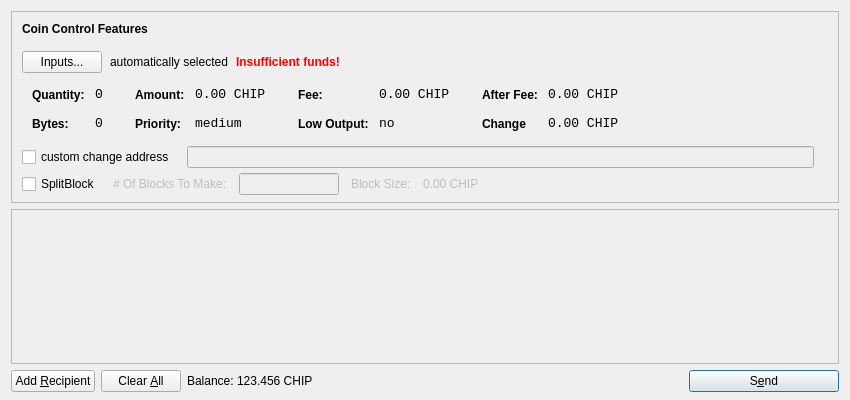
<?xml version="1.0" encoding="UTF-8"?>
<ui version="4.0">
 <class>SendCoinsDialog</class>
 <widget class="QDialog" name="SendCoinsDialog">
  <property name="geometry">
   <rect>
    <x>0</x>
    <y>0</y>
    <width>850</width>
    <height>400</height>
   </rect>
  </property>
  <property name="windowTitle">
   <string>Send Coins</string>
  </property>
  <layout class="QVBoxLayout" name="verticalLayout" stretch="0,1,0">
   <property name="bottomMargin">
    <number>8</number>
   </property>
   <item>
    <widget class="QFrame" name="frameCoinControl">
     <property name="sizePolicy">
      <sizepolicy hsizetype="Expanding" vsizetype="Expanding">
       <horstretch>0</horstretch>
       <verstretch>0</verstretch>
      </sizepolicy>
     </property>
     <property name="maximumSize">
      <size>
       <width>16777215</width>
       <height>16777215</height>
      </size>
     </property>
     <property name="frameShape">
      <enum>QFrame::StyledPanel</enum>
     </property>
     <property name="frameShadow">
      <enum>QFrame::Sunken</enum>
     </property>
     <layout class="QVBoxLayout" name="verticalLayoutCoinControl2">
      <property name="spacing">
       <number>-1</number>
      </property>
      <property name="leftMargin">
       <number>0</number>
      </property>
      <property name="topMargin">
       <number>0</number>
      </property>
      <property name="rightMargin">
       <number>0</number>
      </property>
      <property name="bottomMargin">
       <number>6</number>
      </property>
      <item>
       <layout class="QVBoxLayout" name="verticalLayoutCoinControl" stretch="0,0,0,0,1">
        <property name="spacing">
         <number>0</number>
        </property>
        <property name="leftMargin">
         <number>10</number>
        </property>
        <property name="topMargin">
         <number>10</number>
        </property>
        <item>
         <layout class="QHBoxLayout" name="horizontalLayoutCoinControl1">
          <property name="bottomMargin">
           <number>15</number>
          </property>
          <item>
           <widget class="QLabel" name="labelCoinControlFeatures">
            <property name="sizePolicy">
             <sizepolicy hsizetype="Preferred" vsizetype="Maximum">
              <horstretch>0</horstretch>
              <verstretch>0</verstretch>
             </sizepolicy>
            </property>
            <property name="font">
             <font>
              <weight>75</weight>
              <bold>true</bold>
             </font>
            </property>
            <property name="styleSheet">
             <string notr="true">font-weight:bold;</string>
            </property>
            <property name="text">
             <string>Coin Control Features</string>
            </property>
           </widget>
          </item>
         </layout>
        </item>
        <item>
         <layout class="QHBoxLayout" name="horizontalLayoutCoinControl2" stretch="0,0,0,0">
          <property name="spacing">
           <number>8</number>
          </property>
          <property name="bottomMargin">
           <number>10</number>
          </property>
          <item>
           <widget class="QPushButton" name="pushButtonCoinControl">
            <property name="styleSheet">
             <string notr="true"/>
            </property>
            <property name="text">
             <string>Inputs...</string>
            </property>
           </widget>
          </item>
          <item>
           <widget class="QLabel" name="labelCoinControlAutomaticallySelected">
            <property name="text">
             <string>automatically selected</string>
            </property>
            <property name="margin">
             <number>5</number>
            </property>
           </widget>
          </item>
          <item>
           <widget class="QLabel" name="labelCoinControlInsuffFunds">
            <property name="font">
             <font>
              <weight>75</weight>
              <bold>true</bold>
             </font>
            </property>
            <property name="styleSheet">
             <string notr="true">color:red;font-weight:bold;</string>
            </property>
            <property name="text">
             <string>Insufficient funds!</string>
            </property>
            <property name="margin">
             <number>5</number>
            </property>
           </widget>
          </item>
          <item>
           <spacer name="horizontalSpacerCoinControl">
            <property name="orientation">
             <enum>Qt::Horizontal</enum>
            </property>
            <property name="sizeHint" stdset="0">
             <size>
              <width>40</width>
              <height>1</height>
             </size>
            </property>
           </spacer>
          </item>
         </layout>
        </item>
        <item>
         <widget class="QWidget" name="widgetCoinControl" native="true">
          <property name="sizePolicy">
           <sizepolicy hsizetype="Preferred" vsizetype="Preferred">
            <horstretch>0</horstretch>
            <verstretch>0</verstretch>
           </sizepolicy>
          </property>
          <property name="minimumSize">
           <size>
            <width>0</width>
            <height>0</height>
           </size>
          </property>
          <property name="styleSheet">
           <string notr="true"/>
          </property>
          <layout class="QHBoxLayout" name="horizontalLayoutCoinControl5">
           <property name="margin">
            <number>0</number>
           </property>
           <item>
            <layout class="QHBoxLayout" name="horizontalLayoutCoinControl3" stretch="0,0,0,1">
             <property name="spacing">
              <number>20</number>
             </property>
             <property name="topMargin">
              <number>0</number>
             </property>
             <property name="bottomMargin">
              <number>10</number>
             </property>
             <item>
              <layout class="QFormLayout" name="formLayoutCoinControl1">
               <property name="horizontalSpacing">
                <number>10</number>
               </property>
               <property name="verticalSpacing">
                <number>14</number>
               </property>
               <property name="leftMargin">
                <number>10</number>
               </property>
               <property name="topMargin">
                <number>4</number>
               </property>
               <property name="rightMargin">
                <number>6</number>
               </property>
               <item row="0" column="0">
                <widget class="QLabel" name="labelCoinControlQuantityText">
                 <property name="styleSheet">
                  <string notr="true">font-weight:bold;</string>
                 </property>
                 <property name="text">
                  <string>Quantity:</string>
                 </property>
                 <property name="margin">
                  <number>0</number>
                 </property>
                </widget>
               </item>
               <item row="0" column="1">
                <widget class="QLabel" name="labelCoinControlQuantity">
                 <property name="font">
                  <font>
                   <family>Monospace</family>
                   <pointsize>10</pointsize>
                  </font>
                 </property>
                 <property name="cursor">
                  <cursorShape>IBeamCursor</cursorShape>
                 </property>
                 <property name="contextMenuPolicy">
                  <enum>Qt::ActionsContextMenu</enum>
                 </property>
                 <property name="text">
                  <string>0</string>
                 </property>
                 <property name="margin">
                  <number>0</number>
                 </property>
                 <property name="textInteractionFlags">
                  <set>Qt::LinksAccessibleByMouse|Qt::TextSelectableByKeyboard|Qt::TextSelectableByMouse</set>
                 </property>
                </widget>
               </item>
               <item row="1" column="0">
                <widget class="QLabel" name="labelCoinControlBytesText">
                 <property name="styleSheet">
                  <string notr="true">font-weight:bold;</string>
                 </property>
                 <property name="text">
                  <string>Bytes:</string>
                 </property>
                </widget>
               </item>
               <item row="1" column="1">
                <widget class="QLabel" name="labelCoinControlBytes">
                 <property name="font">
                  <font>
                   <family>Monospace</family>
                   <pointsize>10</pointsize>
                  </font>
                 </property>
                 <property name="cursor">
                  <cursorShape>IBeamCursor</cursorShape>
                 </property>
                 <property name="contextMenuPolicy">
                  <enum>Qt::ActionsContextMenu</enum>
                 </property>
                 <property name="text">
                  <string>0</string>
                 </property>
                 <property name="textInteractionFlags">
                  <set>Qt::LinksAccessibleByMouse|Qt::TextSelectableByKeyboard|Qt::TextSelectableByMouse</set>
                 </property>
                </widget>
               </item>
              </layout>
             </item>
             <item>
              <layout class="QFormLayout" name="formLayoutCoinControl2">
               <property name="horizontalSpacing">
                <number>10</number>
               </property>
               <property name="verticalSpacing">
                <number>14</number>
               </property>
               <property name="leftMargin">
                <number>6</number>
               </property>
               <property name="topMargin">
                <number>4</number>
               </property>
               <property name="rightMargin">
                <number>6</number>
               </property>
               <item row="0" column="0">
                <widget class="QLabel" name="labelCoinControlAmountText">
                 <property name="styleSheet">
                  <string notr="true">font-weight:bold;</string>
                 </property>
                 <property name="text">
                  <string>Amount:</string>
                 </property>
                 <property name="margin">
                  <number>0</number>
                 </property>
                </widget>
               </item>
               <item row="0" column="1">
                <widget class="QLabel" name="labelCoinControlAmount">
                 <property name="font">
                  <font>
                   <family>Monospace</family>
                   <pointsize>10</pointsize>
                  </font>
                 </property>
                 <property name="cursor">
                  <cursorShape>IBeamCursor</cursorShape>
                 </property>
                 <property name="contextMenuPolicy">
                  <enum>Qt::ActionsContextMenu</enum>
                 </property>
                 <property name="text">
                  <string>0.00 CHIP</string>
                 </property>
                 <property name="textInteractionFlags">
                  <set>Qt::LinksAccessibleByMouse|Qt::TextSelectableByKeyboard|Qt::TextSelectableByMouse</set>
                 </property>
                </widget>
               </item>
               <item row="1" column="0">
                <widget class="QLabel" name="labelCoinControlPriorityText">
                 <property name="styleSheet">
                  <string notr="true">font-weight:bold;</string>
                 </property>
                 <property name="text">
                  <string>Priority:</string>
                 </property>
                </widget>
               </item>
               <item row="1" column="1">
                <widget class="QLabel" name="labelCoinControlPriority">
                 <property name="font">
                  <font>
                   <family>Monospace</family>
                   <pointsize>10</pointsize>
                  </font>
                 </property>
                 <property name="cursor">
                  <cursorShape>IBeamCursor</cursorShape>
                 </property>
                 <property name="contextMenuPolicy">
                  <enum>Qt::ActionsContextMenu</enum>
                 </property>
                 <property name="text">
                  <string>medium</string>
                 </property>
                 <property name="textInteractionFlags">
                  <set>Qt::LinksAccessibleByMouse|Qt::TextSelectableByKeyboard|Qt::TextSelectableByMouse</set>
                 </property>
                </widget>
               </item>
              </layout>
             </item>
             <item>
              <layout class="QFormLayout" name="formLayoutCoinControl3">
               <property name="horizontalSpacing">
                <number>10</number>
               </property>
               <property name="verticalSpacing">
                <number>14</number>
               </property>
               <property name="leftMargin">
                <number>6</number>
               </property>
               <property name="topMargin">
                <number>4</number>
               </property>
               <property name="rightMargin">
                <number>6</number>
               </property>
               <item row="0" column="0">
                <widget class="QLabel" name="labelCoinControlFeeText">
                 <property name="styleSheet">
                  <string notr="true">font-weight:bold;</string>
                 </property>
                 <property name="text">
                  <string>Fee:</string>
                 </property>
                 <property name="margin">
                  <number>0</number>
                 </property>
                </widget>
               </item>
               <item row="0" column="1">
                <widget class="QLabel" name="labelCoinControlFee">
                 <property name="font">
                  <font>
                   <family>Monospace</family>
                   <pointsize>10</pointsize>
                  </font>
                 </property>
                 <property name="cursor">
                  <cursorShape>IBeamCursor</cursorShape>
                 </property>
                 <property name="contextMenuPolicy">
                  <enum>Qt::ActionsContextMenu</enum>
                 </property>
                 <property name="text">
                  <string>0.00 CHIP</string>
                 </property>
                 <property name="textInteractionFlags">
                  <set>Qt::LinksAccessibleByMouse|Qt::TextSelectableByKeyboard|Qt::TextSelectableByMouse</set>
                 </property>
                </widget>
               </item>
               <item row="1" column="0">
                <widget class="QLabel" name="labelCoinControlLowOutputText">
                 <property name="styleSheet">
                  <string notr="true">font-weight:bold;</string>
                 </property>
                 <property name="text">
                  <string>Low Output:</string>
                 </property>
                </widget>
               </item>
               <item row="1" column="1">
                <widget class="QLabel" name="labelCoinControlLowOutput">
                 <property name="font">
                  <font>
                   <family>Monospace</family>
                   <pointsize>10</pointsize>
                  </font>
                 </property>
                 <property name="cursor">
                  <cursorShape>IBeamCursor</cursorShape>
                 </property>
                 <property name="contextMenuPolicy">
                  <enum>Qt::ActionsContextMenu</enum>
                 </property>
                 <property name="text">
                  <string>no</string>
                 </property>
                 <property name="textInteractionFlags">
                  <set>Qt::LinksAccessibleByMouse|Qt::TextSelectableByKeyboard|Qt::TextSelectableByMouse</set>
                 </property>
                </widget>
               </item>
              </layout>
             </item>
             <item>
              <layout class="QFormLayout" name="formLayoutCoinControl4">
               <property name="fieldGrowthPolicy"> 
                <enum>QFormLayout::AllNonFixedFieldsGrow</enum> 
               </property>
			   <property name="horizontalSpacing">
                <number>10</number>
               </property>
               <property name="verticalSpacing">
                <number>14</number>
               </property>
               <property name="leftMargin">
                <number>6</number>
               </property>
               <property name="topMargin">
                <number>4</number>
               </property>
               <property name="rightMargin">
                <number>6</number>
               </property>
               <item row="0" column="0">
                <widget class="QLabel" name="labelCoinControlAfterFeeText">
                 <property name="styleSheet">
                  <string notr="true">font-weight:bold;</string>
                 </property>
                 <property name="text">
                  <string>After Fee:</string>
                 </property>
                 <property name="margin">
                  <number>0</number>
                 </property>
                </widget>
               </item>
               <item row="0" column="1">
                <widget class="QLabel" name="labelCoinControlAfterFee">
                 <property name="font">
                  <font>
                   <family>Monospace</family>
                   <pointsize>10</pointsize>
                  </font>
                 </property>
                 <property name="cursor">
                  <cursorShape>IBeamCursor</cursorShape>
                 </property>
                 <property name="contextMenuPolicy">
                  <enum>Qt::ActionsContextMenu</enum>
                 </property>
                 <property name="text">
                  <string>0.00 CHIP</string>
                 </property>
                 <property name="textInteractionFlags">
                  <set>Qt::LinksAccessibleByMouse|Qt::TextSelectableByKeyboard|Qt::TextSelectableByMouse</set>
                 </property>
                </widget>
               </item>
               <item row="1" column="0">
                <widget class="QLabel" name="labelCoinControlChangeText">
                 <property name="styleSheet">
                  <string notr="true">font-weight:bold;</string>
                 </property>
                 <property name="text">
                  <string>Change</string>
                 </property>
                </widget>
               </item>
               <item row="1" column="1">
                <widget class="QLabel" name="labelCoinControlChange">
                 <property name="font">
                  <font>
                   <family>Monospace</family>
                   <pointsize>10</pointsize>
                  </font>
                 </property>
                 <property name="cursor">
                  <cursorShape>IBeamCursor</cursorShape>
                 </property>
                 <property name="contextMenuPolicy">
                  <enum>Qt::ActionsContextMenu</enum>
                 </property>
                 <property name="text">
                  <string>0.00 CHIP</string>
                 </property>
                 <property name="textInteractionFlags">
                  <set>Qt::LinksAccessibleByMouse|Qt::TextSelectableByKeyboard|Qt::TextSelectableByMouse</set>
                 </property>
                </widget>
               </item>
              </layout>
             </item>
            </layout>
           </item>
          </layout>
         </widget>
        </item>
        <item>
         <layout class="QHBoxLayout" name="horizontalLayoutCoinControl4" stretch="0,0,0">
          <property name="spacing">
           <number>12</number>
          </property>
          <property name="sizeConstraint">
           <enum>QLayout::SetDefaultConstraint</enum>
          </property>
          <property name="topMargin">
           <number>5</number>
          </property>
          <property name="rightMargin">
           <number>5</number>
          </property>
          <item>
           <widget class="QCheckBox" name="checkBoxCoinControlChange">
            <property name="text">
             <string>custom change address</string>
            </property>
           </widget>
          </item>
          <item>
           <widget class="QLineEdit" name="lineEditCoinControlChange">
            <property name="enabled">
             <bool>false</bool>
            </property>
            <property name="sizePolicy">
             <sizepolicy hsizetype="Expanding" vsizetype="Fixed">
              <horstretch>0</horstretch>
              <verstretch>0</verstretch>
             </sizepolicy>
            </property>
           </widget>
          </item>
          <item>
           <widget class="QLabel" name="labelCoinControlChangeLabel">
            <property name="sizePolicy">
             <sizepolicy hsizetype="Preferred" vsizetype="Expanding">
              <horstretch>0</horstretch>
              <verstretch>0</verstretch>
             </sizepolicy>
            </property>
            <property name="minimumSize">
             <size>
              <width>0</width>
              <height>0</height>
             </size>
            </property>
            <property name="text">
             <string/>
            </property>
            <property name="margin">
             <number>3</number>
            </property>
           </widget>
          </item>
         </layout>
        </item>
        <item>
          <layout class="QHBoxLayout" name="horizontalLayoutCoinControl4a" stretch="0,0,0,0">
           <property name="alignment" >
          <set>Qt::AlignLeft</set>
           </property>
           <property name="spacing">
            <number>12</number>
           </property>
           <property name="sizeConstraint">
            <enum>QLayout::SetDefaultConstraint</enum>
           </property>
           <property name="topMargin">
            <number>5</number>
           </property>
           <property name="rightMargin">
            <number>5</number>
           </property>
            <item> 
            <widget class="QCheckBox" name="splitBlockCheckBox"> 
             <property name="text"> 
              <string>SplitBlock</string> 
             </property> 
            </widget> 
           </item> 
           <item> 
            <widget class="QLabel" name="labelBlocksToMakeText"> 
             <property name="enabled"> 
              <bool>false</bool> 
             </property> 
             <property name="text"> 
              <string># Of Blocks To Make:</string> 
             </property> 
            </widget> 
           </item>
           <item> 
            <widget class="QLineEdit" name="splitBlockLineEdit"> 
             <property name="enabled"> 
              <bool>false</bool> 
             </property> 
             <property name="sizePolicy"> 
              <sizepolicy hsizetype="Fixed" vsizetype="Fixed"> 
               <horstretch>0</horstretch> 
               <verstretch>0</verstretch> 
              </sizepolicy> 
             </property> 
             <property name="maximumSize"> 
              <size> 
               <width>100</width> 
               <height>16777215</height> 
              </size> 
             </property> 
            </widget> 
           </item> 
           <item> 
            <widget class="QLabel" name="labelBlockSizeText"> 
             <property name="enabled"> 
              <bool>false</bool> 
             </property> 
             <property name="text"> 
              <string>Block Size:</string> 
             </property> 
            </widget> 
           </item> 
           <item> 
            <widget class="QLabel" name="labelBlockSize"> 
             <property name="enabled"> 
              <bool>false</bool> 
             </property> 
             <property name="text"> 
              <string>0.00 CHIP</string> 
             </property>
            </widget> 
            </item>
          </layout>
         </item>
         <item>
         <spacer name="verticalSpacerCoinControl">
          <property name="orientation">
           <enum>Qt::Vertical</enum>
          </property>
          <property name="sizeHint" stdset="0">
           <size>
            <width>800</width>
            <height>1</height>
           </size>
          </property>
         </spacer>
        </item>
       </layout>
      </item>
     </layout>
    </widget>
   </item>
   <item>
    <widget class="QScrollArea" name="scrollArea">
     <property name="widgetResizable">
      <bool>true</bool>
     </property>
     <widget class="QWidget" name="scrollAreaWidgetContents">
      <property name="geometry">
       <rect>
        <x>0</x>
        <y>0</y>
        <width>830</width>
        <height>165</height>
       </rect>
      </property>
      <layout class="QVBoxLayout" name="verticalLayout_2">
       <property name="margin">
        <number>0</number>
       </property>
       <item>
        <layout class="QVBoxLayout" name="entries">
         <property name="spacing">
          <number>6</number>
         </property>
        </layout>
       </item>
       <item>
        <spacer name="verticalSpacer">
         <property name="orientation">
          <enum>Qt::Vertical</enum>
         </property>
         <property name="sizeHint" stdset="0">
          <size>
           <width>20</width>
           <height>40</height>
          </size>
         </property>
        </spacer>
       </item>
      </layout>
     </widget>
    </widget>
   </item>
   <item>
    <layout class="QHBoxLayout" name="horizontalLayout">
     <item>
      <widget class="QPushButton" name="addButton">
       <property name="toolTip">
        <string>Send to multiple recipients at once</string>
       </property>
       <property name="text">
        <string>Add &amp;Recipient</string>
       </property>
       <property name="icon">
        <iconset resource="../bitcoin.qrc">
         <normaloff>:/icons/add</normaloff>:/icons/add</iconset>
       </property>
       <property name="autoDefault">
        <bool>false</bool>
       </property>
      </widget>
     </item>
     <item>
      <widget class="QPushButton" name="clearButton">
       <property name="sizePolicy">
        <sizepolicy hsizetype="Minimum" vsizetype="Fixed">
         <horstretch>0</horstretch>
         <verstretch>0</verstretch>
        </sizepolicy>
       </property>
       <property name="toolTip">
        <string>Remove all transaction fields</string>
       </property>
       <property name="text">
        <string>Clear &amp;All</string>
       </property>
       <property name="icon">
        <iconset resource="../bitcoin.qrc">
         <normaloff>:/icons/remove</normaloff>:/icons/remove</iconset>
       </property>
       <property name="autoRepeatDelay">
        <number>300</number>
       </property>
       <property name="autoDefault">
        <bool>false</bool>
       </property>
      </widget>
     </item>
     <item>
      <layout class="QHBoxLayout" name="horizontalLayout_2">
       <property name="spacing">
        <number>3</number>
       </property>
       <item>
        <widget class="QLabel" name="label">
         <property name="sizePolicy">
          <sizepolicy hsizetype="Preferred" vsizetype="Fixed">
           <horstretch>0</horstretch>
           <verstretch>0</verstretch>
          </sizepolicy>
         </property>
         <property name="text">
          <string>Balance:</string>
         </property>
        </widget>
       </item>
       <item>
        <widget class="QLabel" name="labelBalance">
         <property name="sizePolicy">
          <sizepolicy hsizetype="Preferred" vsizetype="Fixed">
           <horstretch>0</horstretch>
           <verstretch>0</verstretch>
          </sizepolicy>
         </property>
         <property name="cursor">
          <cursorShape>IBeamCursor</cursorShape>
         </property>
         <property name="text">
          <string>123.456 CHIP</string>
         </property>
         <property name="textInteractionFlags">
          <set>Qt::LinksAccessibleByMouse|Qt::TextSelectableByKeyboard|Qt::TextSelectableByMouse</set>
         </property>
        </widget>
       </item>
      </layout>
     </item>
     <item>
      <spacer name="horizontalSpacer">
       <property name="orientation">
        <enum>Qt::Horizontal</enum>
       </property>
       <property name="sizeHint" stdset="0">
        <size>
         <width>40</width>
         <height>20</height>
        </size>
       </property>
      </spacer>
     </item>
     <item>
      <widget class="QPushButton" name="sendButton">
       <property name="minimumSize">
        <size>
         <width>150</width>
         <height>0</height>
        </size>
       </property>
       <property name="toolTip">
        <string>Confirm the send action</string>
       </property>
       <property name="text">
        <string>S&amp;end</string>
       </property>
       <property name="icon">
        <iconset resource="../bitcoin.qrc">
         <normaloff>:/icons/send</normaloff>:/icons/send</iconset>
       </property>
       <property name="default">
        <bool>true</bool>
       </property>
      </widget>
     </item>
    </layout>
   </item>
  </layout>
 </widget>
 <resources>
  <include location="../bitcoin.qrc"/>
 </resources>
 <connections/>
</ui>
